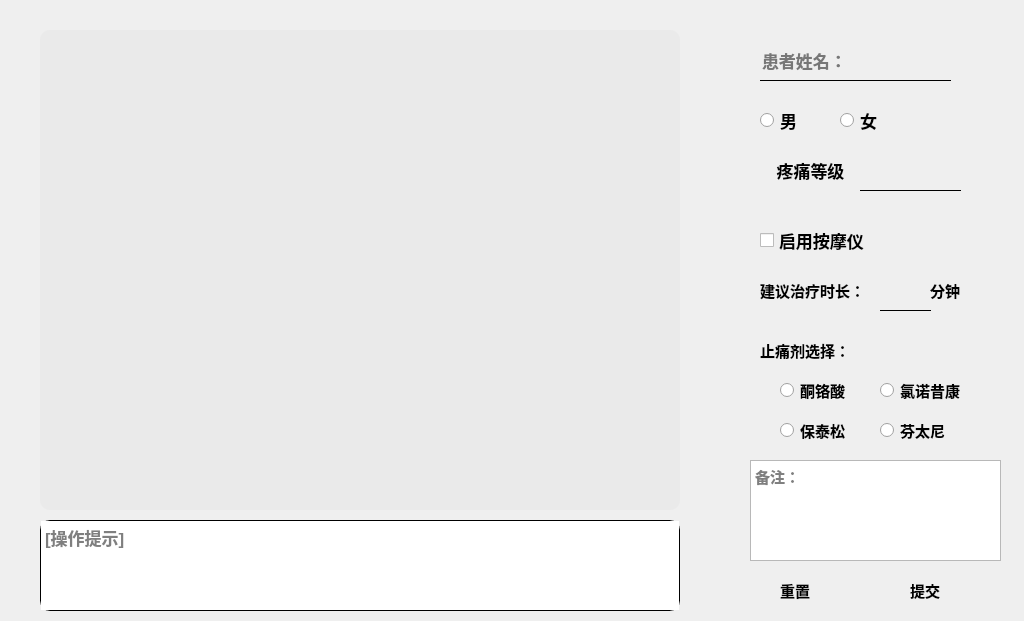
   <widget class="QWidget" name="diagnose_widget" native="true">
    <property name="geometry">
     <rect>
      <x>250</x>
      <y>180</y>
      <width>1024</width>
      <height>621</height>
     </rect>
    </property>
    <widget class="QLabel" name="dag_videoshow">
     <property name="geometry">
      <rect>
       <x>40</x>
       <y>30</y>
       <width>640</width>
       <height>480</height>
      </rect>
     </property>
     <property name="styleSheet">
      <string notr="true">background-color: rgb(234, 234, 234);
image: url(:/images/素材库/person.ico);
border-radius: 10px;</string>
     </property>
     <property name="text">
      <string/>
     </property>
    </widget>
    <widget class="QTextBrowser" name="dag_browser">
     <property name="geometry">
      <rect>
       <x>40</x>
       <y>520</y>
       <width>640</width>
       <height>91</height>
      </rect>
     </property>
     <property name="font">
      <font>
       <pointsize>13</pointsize>
       <weight>75</weight>
       <bold>true</bold>
      </font>
     </property>
     <property name="styleSheet">
      <string notr="true">border-radius: 10px;
border: 1px solid rgb(0, 0, 0);</string>
     </property>
     <property name="html">
      <string>&lt;!DOCTYPE HTML PUBLIC &quot;-//W3C//DTD HTML 4.0//EN&quot; &quot;http://www.w3.org/TR/REC-html40/strict.dtd&quot;&gt;
&lt;html&gt;&lt;head&gt;&lt;meta name=&quot;qrichtext&quot; content=&quot;1&quot; /&gt;&lt;style type=&quot;text/css&quot;&gt;
p, li { white-space: pre-wrap; }
&lt;/style&gt;&lt;/head&gt;&lt;body style=&quot; font-family:'SimSun'; font-size:13pt; font-weight:600; font-style:normal;&quot;&gt;
&lt;p style=&quot;-qt-paragraph-type:empty; margin-top:0px; margin-bottom:0px; margin-left:0px; margin-right:0px; -qt-block-indent:0; text-indent:0px; font-size:16pt;&quot;&gt;&lt;br /&gt;&lt;/p&gt;&lt;/body&gt;&lt;/html&gt;</string>
     </property>
     <property name="cursorWidth">
      <number>1</number>
     </property>
     <property name="placeholderText">
      <string>[操作提示]</string>
     </property>
    </widget>
    <widget class="QLineEdit" name="dag_name">
     <property name="geometry">
      <rect>
       <x>760</x>
       <y>40</y>
       <width>191</width>
       <height>41</height>
      </rect>
     </property>
     <property name="font">
      <font>
       <pointsize>13</pointsize>
       <weight>75</weight>
       <bold>true</bold>
      </font>
     </property>
     <property name="styleSheet">
      <string notr="true">border: none;
background-color: rgb(255, 255, 255,0);
border-bottom: 1px solid rgb(0, 0, 0);
color: rgb(0, 0, 0);</string>
     </property>
     <property name="text">
      <string/>
     </property>
     <property name="alignment">
      <set>Qt::AlignLeading|Qt::AlignLeft|Qt::AlignVCenter</set>
     </property>
     <property name="placeholderText">
      <string>患者姓名：</string>
     </property>
    </widget>
    <widget class="QRadioButton" name="dag_male">
     <property name="geometry">
      <rect>
       <x>760</x>
       <y>100</y>
       <width>61</width>
       <height>41</height>
      </rect>
     </property>
     <property name="font">
      <font>
       <pointsize>13</pointsize>
       <weight>75</weight>
       <bold>true</bold>
      </font>
     </property>
     <property name="text">
      <string>男</string>
     </property>
    </widget>
    <widget class="QRadioButton" name="dag_female">
     <property name="geometry">
      <rect>
       <x>840</x>
       <y>100</y>
       <width>51</width>
       <height>41</height>
      </rect>
     </property>
     <property name="font">
      <font>
       <pointsize>13</pointsize>
       <weight>75</weight>
       <bold>true</bold>
      </font>
     </property>
     <property name="text">
      <string>女</string>
     </property>
    </widget>
    <widget class="QPushButton" name="dag_search">
     <property name="geometry">
      <rect>
       <x>910</x>
       <y>100</y>
       <width>41</width>
       <height>41</height>
      </rect>
     </property>
     <property name="font">
      <font>
       <pointsize>13</pointsize>
       <weight>75</weight>
       <bold>true</bold>
      </font>
     </property>
     <property name="styleSheet">
      <string notr="true">QPushButton {
	border:none;
}

QPushButton:hover {
background-color: rgb(222, 222, 222);
}

QPushButton:pressed{
	padding-top:7px;
	padding-left:5px;
}</string>
     </property>
     <property name="text">
      <string/>
     </property>
     <property name="icon">
      <iconset resource="resource_interface.qrc">
       <normaloff>:/icons/素材库/search.ico</normaloff>:/icons/素材库/search.ico</iconset>
     </property>
     <property name="iconSize">
      <size>
       <width>30</width>
       <height>30</height>
      </size>
     </property>
    </widget>
    <widget class="QCheckBox" name="dag_mechine">
     <property name="geometry">
      <rect>
       <x>760</x>
       <y>220</y>
       <width>191</width>
       <height>41</height>
      </rect>
     </property>
     <property name="font">
      <font>
       <pointsize>13</pointsize>
       <weight>75</weight>
       <bold>true</bold>
      </font>
     </property>
     <property name="text">
      <string>启用按摩仪</string>
     </property>
    </widget>
    <widget class="QLineEdit" name="dag_painlevel">
     <property name="geometry">
      <rect>
       <x>860</x>
       <y>150</y>
       <width>101</width>
       <height>41</height>
      </rect>
     </property>
     <property name="font">
      <font>
       <pointsize>13</pointsize>
      </font>
     </property>
     <property name="styleSheet">
      <string notr="true">border: none;
background-color: rgb(255, 255, 255,0);
border-bottom: 1px solid rgb(0, 0, 0);
color: rgb(0, 0, 0);</string>
     </property>
     <property name="text">
      <string/>
     </property>
     <property name="alignment">
      <set>Qt::AlignCenter</set>
     </property>
     <property name="placeholderText">
      <string/>
     </property>
    </widget>
    <widget class="QLabel" name="label_3">
     <property name="geometry">
      <rect>
       <x>760</x>
       <y>270</y>
       <width>121</width>
       <height>41</height>
      </rect>
     </property>
     <property name="font">
      <font>
       <pointsize>11</pointsize>
       <weight>75</weight>
       <bold>true</bold>
      </font>
     </property>
     <property name="text">
      <string>建议治疗时长：</string>
     </property>
    </widget>
    <widget class="QLineEdit" name="dag_treattime">
     <property name="geometry">
      <rect>
       <x>880</x>
       <y>270</y>
       <width>51</width>
       <height>41</height>
      </rect>
     </property>
     <property name="font">
      <font>
       <pointsize>11</pointsize>
       <weight>75</weight>
       <bold>true</bold>
      </font>
     </property>
     <property name="styleSheet">
      <string notr="true">border: none;
background-color: rgb(255, 255, 255,0);
border-bottom: 1px solid rgb(0, 0, 0);
color: rgb(0, 0, 0);</string>
     </property>
     <property name="text">
      <string/>
     </property>
     <property name="alignment">
      <set>Qt::AlignCenter</set>
     </property>
     <property name="placeholderText">
      <string/>
     </property>
    </widget>
    <widget class="QLabel" name="label_4">
     <property name="geometry">
      <rect>
       <x>930</x>
       <y>270</y>
       <width>41</width>
       <height>41</height>
      </rect>
     </property>
     <property name="font">
      <font>
       <pointsize>11</pointsize>
       <weight>75</weight>
       <bold>true</bold>
      </font>
     </property>
     <property name="text">
      <string>分钟</string>
     </property>
    </widget>
    <widget class="QLabel" name="label_5">
     <property name="geometry">
      <rect>
       <x>760</x>
       <y>150</y>
       <width>101</width>
       <height>41</height>
      </rect>
     </property>
     <property name="font">
      <font>
       <pointsize>13</pointsize>
       <weight>75</weight>
       <bold>true</bold>
      </font>
     </property>
     <property name="text">
      <string>疼痛等级</string>
     </property>
     <property name="alignment">
      <set>Qt::AlignCenter</set>
     </property>
    </widget>
    <widget class="QLabel" name="label_6">
     <property name="geometry">
      <rect>
       <x>760</x>
       <y>330</y>
       <width>121</width>
       <height>41</height>
      </rect>
     </property>
     <property name="font">
      <font>
       <pointsize>11</pointsize>
       <weight>75</weight>
       <bold>true</bold>
      </font>
     </property>
     <property name="text">
      <string>止痛剂选择：</string>
     </property>
    </widget>
    <widget class="QRadioButton" name="dag_drug1">
     <property name="geometry">
      <rect>
       <x>780</x>
       <y>370</y>
       <width>101</width>
       <height>41</height>
      </rect>
     </property>
     <property name="font">
      <font>
       <pointsize>11</pointsize>
       <weight>75</weight>
       <bold>true</bold>
      </font>
     </property>
     <property name="text">
      <string>酮铬酸</string>
     </property>
    </widget>
    <widget class="QRadioButton" name="dag_drug2">
     <property name="geometry">
      <rect>
       <x>880</x>
       <y>370</y>
       <width>101</width>
       <height>41</height>
      </rect>
     </property>
     <property name="font">
      <font>
       <pointsize>11</pointsize>
       <weight>75</weight>
       <bold>true</bold>
      </font>
     </property>
     <property name="text">
      <string>氯诺昔康</string>
     </property>
    </widget>
    <widget class="QRadioButton" name="dag_drug3">
     <property name="geometry">
      <rect>
       <x>780</x>
       <y>410</y>
       <width>101</width>
       <height>41</height>
      </rect>
     </property>
     <property name="font">
      <font>
       <pointsize>11</pointsize>
       <weight>75</weight>
       <bold>true</bold>
      </font>
     </property>
     <property name="text">
      <string>保泰松</string>
     </property>
    </widget>
    <widget class="QRadioButton" name="dag_drug4">
     <property name="geometry">
      <rect>
       <x>880</x>
       <y>410</y>
       <width>101</width>
       <height>41</height>
      </rect>
     </property>
     <property name="font">
      <font>
       <pointsize>11</pointsize>
       <weight>75</weight>
       <bold>true</bold>
      </font>
     </property>
     <property name="text">
      <string>芬太尼</string>
     </property>
    </widget>
    <widget class="QTextEdit" name="dag_remark">
     <property name="geometry">
      <rect>
       <x>750</x>
       <y>460</y>
       <width>251</width>
       <height>101</height>
      </rect>
     </property>
     <property name="font">
      <font>
       <pointsize>11</pointsize>
       <weight>75</weight>
       <bold>true</bold>
      </font>
     </property>
     <property name="placeholderText">
      <string>备注：</string>
     </property>
    </widget>
    <widget class="QPushButton" name="dag_reset">
     <property name="geometry">
      <rect>
       <x>820</x>
       <y>570</y>
       <width>41</width>
       <height>41</height>
      </rect>
     </property>
     <property name="font">
      <font>
       <pointsize>13</pointsize>
       <weight>75</weight>
       <bold>true</bold>
      </font>
     </property>
     <property name="styleSheet">
      <string notr="true">QPushButton {
	border:none;
}

QPushButton:hover {
background-color: rgb(222, 222, 222);
}

QPushButton:pressed{
	padding-top:7px;
	padding-left:5px;
}</string>
     </property>
     <property name="text">
      <string/>
     </property>
     <property name="icon">
      <iconset resource="resource_interface.qrc">
       <normaloff>:/icons/素材库/reset.ico</normaloff>:/icons/素材库/reset.ico</iconset>
     </property>
     <property name="iconSize">
      <size>
       <width>30</width>
       <height>30</height>
      </size>
     </property>
    </widget>
    <widget class="QPushButton" name="dag_submit">
     <property name="geometry">
      <rect>
       <x>950</x>
       <y>570</y>
       <width>41</width>
       <height>41</height>
      </rect>
     </property>
     <property name="font">
      <font>
       <pointsize>13</pointsize>
       <weight>75</weight>
       <bold>true</bold>
      </font>
     </property>
     <property name="styleSheet">
      <string notr="true">QPushButton {
	border:none;
}

QPushButton:hover {
background-color: rgb(222, 222, 222);
}

QPushButton:pressed{
	padding-top:7px;
	padding-left:5px;
}</string>
     </property>
     <property name="text">
      <string/>
     </property>
     <property name="icon">
      <iconset resource="resource_interface.qrc">
       <normaloff>:/icons/素材库/upload.ico</normaloff>:/icons/素材库/upload.ico</iconset>
     </property>
     <property name="iconSize">
      <size>
       <width>30</width>
       <height>30</height>
      </size>
     </property>
    </widget>
    <widget class="QLabel" name="label_7">
     <property name="geometry">
      <rect>
       <x>780</x>
       <y>570</y>
       <width>51</width>
       <height>41</height>
      </rect>
     </property>
     <property name="font">
      <font>
       <pointsize>11</pointsize>
       <weight>75</weight>
       <bold>true</bold>
      </font>
     </property>
     <property name="text">
      <string>重置</string>
     </property>
    </widget>
    <widget class="QLabel" name="label_8">
     <property name="geometry">
      <rect>
       <x>910</x>
       <y>570</y>
       <width>51</width>
       <height>41</height>
      </rect>
     </property>
     <property name="font">
      <font>
       <pointsize>11</pointsize>
       <weight>75</weight>
       <bold>true</bold>
      </font>
     </property>
     <property name="text">
      <string>提交</string>
     </property>
    </widget>
   </widget>
